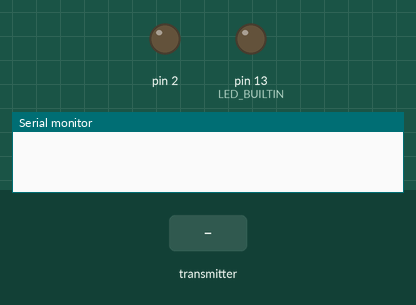
This sketch was run on a simulated Arduino Uno, built with avr-gcc and run on an emulated ATmega328P. Parts: output pins drawn as LEDs (lit = HIGH), the last lines printed to the serial monitor. The inputs (shaded band) are chosen by the test bench. No radio packets arrive unless stated.

Above: at 1.2 s.
1.3 s: the transmitter starts sending msg = 1
At 2.1 s:
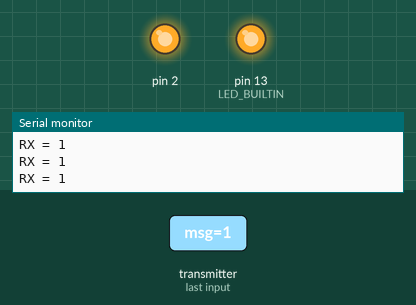
Timing chart, 0 to 4.3 s (numbered marks = the images above; inputs shaded):
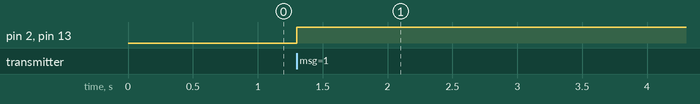

The sketch:

Switch_nRF24_RX.ino
```cpp
//   NRF24L01_Test_RX.ino (2017.10.21)
//
//   TMRH20 Library - https://github.com/nRF24/RF24
//   How to - http://arduino-info.wikispaces.com/Nrf24L01-2.4GHz-HowTo
//   Tutorial - http://sankios.imediabank.com/nrf24l01
//
//   CE-7 / CSN-8 / MOSI-11 / MISO-12 / SCK-13
//

#include <SPI.h>
#include "RF24.h"

int msg = 0;
byte address[][6] = {"Fire"};

RF24 radio(7,8);  // CE, CSN

void setup(void) {
  Serial.begin(9600);
  pinMode(LED_BUILTIN, OUTPUT);
  pinMode(2,OUTPUT);
  radio.begin();

  radio.setPALevel(RF24_PA_MAX);    // MIN, LOW, HIGH, MAX
  radio.setDataRate(RF24_250KBPS);
  radio.setRetries(15,15);
  radio.setCRCLength(RF24_CRC_16);
  radio.setChannel(108);
  radio.openReadingPipe(0, address[0]);
  radio.startListening();
}

void loop(void) {
  if(radio.available())
  {
    radio.read(&msg, sizeof(msg));
    if(msg == 1)
    {
      digitalWrite(LED_BUILTIN, HIGH);
      digitalWrite(2,HIGH);
    }
    Serial.print("RX = ");
    Serial.println(msg);
  }
}
```

Measured:
- after the input at 1.3 s, pin 2, pin 13 (LED_BUILTIN): LOW → HIGH at once
